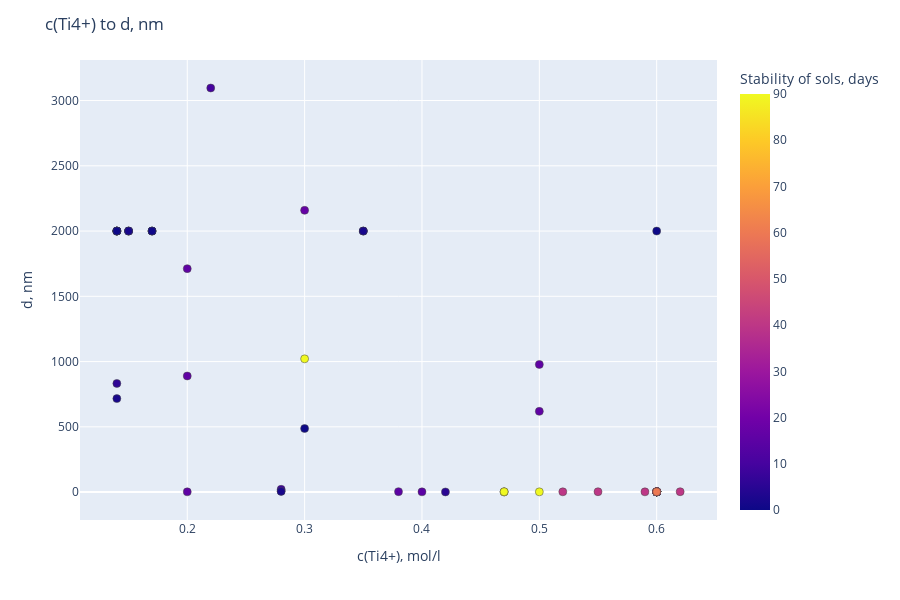

Notebook code cell kept with this figure:
### Code cell
import plotly.express as px

fig = px.scatter(df, x='с(Ti4+), mol/l', y='d, nm', color='Stability of sols, days', hover_data=df.columns, width=900, height=600)

# # Customize aspect
fig.update_traces(marker=dict(size=8, line=dict(width=0.5)), selector=dict(mode='markers')) 
fig.update_layout(title='c(Ti4+) to d, nm', xaxis_title='с(Ti4+), mol/l', yaxis_title='d, nm')
# fig.update_yaxes(scaleanchor = "x", scaleratio = 1)
fig.write_html(artifacts_path + "Plot_c(Ti4+)_to_d,nm.html")
fig.show()

### Figure 1 — Plotly figure (JSON) as saved in the notebook; plotly's stock layout.template omitted (floating-point values rounded to 4 significant figures; data arrays with more than 128 entries replaced by an {"elided": "..."} marker saying what was removed)
{"data": [{"customdata": {"elided": "76x8 mixed values"}, "hovertemplate": "с(Ti4+), mol/l=%{x}<br>d, nm=%{y}<br>Composition mixtures=%{customdata[0]}<br>t, °С=%{customdata[1]}<br>t, min=%{customdata[2]}<br>с(acid), mol/l=%{customdata[3]}<br>ultrasound =%{customdata[4]}<br>Contents, %=%{customdata[5]}<br>Stability of sols, days=%{marker.color}<br>d_categorical=%{customdata[7]}<extra></extra>", "legendgroup": "", "marker": {"color": [16, 16, 90, 60, 16, 16, 16, 2, 0.5, 0.5, 9, 9, 2, 2, 2, 6, 2, 0, 2, 17, 0, 90, 2, 2, 2, 0, 0, 0.5, 0.5, 2, 2, 2, 2, 90, 90, 10, 5, 15, 15, 60, 30, 10, 10, 10, 10, 10, 40, 40, 10, 10, 40, 40, 40, 40, 40, 40, 40, 40, 40, 40, 40, 40, 40, 40, 40, 40, 40, 40, 40, 40, 0, 40, 40, 40, 40, 60], "coloraxis": "coloraxis", "line": {"width": 0.5}, "size": 8, "symbol": "circle"}, "mode": "markers", "name": "", "orientation": "v", "showlegend": false, "type": "scatter", "x": [0.5, 0.5, 0.5, 0.47, 0.2, 0.2, 0.2, 0.14, 0.14, 0.14, 0.28, 0.28, 0.14, 0.14, 0.14, 0.14, 0.14, 0.14, 0.28, 0.3, 0.3, 0.3, 0.35, 0.35, 0.35, 0.17, 0.17, 0.17, 0.17, 0.15, 0.15, 0.15, 0.15, 0.47, 0.47, 0.22, 0.42, 0.4, 0.38, 0.6, 0.6, 0.6, 0.6, 0.6, 0.6, 0.6, 0.6, 0.6, 0.6, 0.6, 0.6, 0.6, 0.6, 0.6, 0.6, 0.6, 0.6, 0.6, 0.6, 0.6, 0.6, 0.6, 0.6, 0.6, 0.6, 0.6, 0.6, 0.6, 0.6, 0.6, 0.6, 0.62, 0.59, 0.55, 0.52, 0.6], "xaxis": "x", "y": [618.5, 978.1, 2, 2.628, 1712, 889.6, 1.7, 2000, 2000, 2000, 8.3, 21.3, 2000, 2000, 2000, 832.4, 716.2, 2000, 5.4, 2159, 487.2, 1021, 2000, 2000, 2000, 2000, 2000, 2000, 2000, 2000, 2000, 2000, 2000, 0.7, 2.628, 3096, 1.11, 1.71, 3.46, 2.03, 2.1, 2.422, 2.101, 2.269, 1.753, 1.332, 2.496, 2.307, 1.878, 2.069, 2.763, 3.219, 1.893, 1.967, 2.122, 1.784, 1.958, 1.938, 2.187, 2.086, 2.176, 2.216, 2.017, 2.255, 2.185, 1.981, 1.762, 2.022, 1.377, 3.304, 2000, 2.9, 1.901, 2.841, 2.162, 2.197], "yaxis": "y"}], "layout": {"coloraxis": {"colorbar": {"title": {"text": "Stability of sols, days"}}, "colorscale": [[0, "#0d0887"], [0.1111, "#46039f"], [0.2222, "#7201a8"], [0.3333, "#9c179e"], [0.4444, "#bd3786"], [0.5556, "#d8576b"], [0.6667, "#ed7953"], [0.7778, "#fb9f3a"], [0.8889, "#fdca26"], [1, "#f0f921"]]}, "height": 600, "legend": {"tracegroupgap": 0}, "margin": {"t": 60}, "title": {"text": "c(Ti4+) to d, nm"}, "width": 900, "xaxis": {"anchor": "y", "autorange": true, "domain": [0, 1], "range": [0.1086, 0.6514], "title": {"text": "с(Ti4+), mol/l"}, "type": "linear"}, "yaxis": {"anchor": "x", "autorange": true, "domain": [0, 1], "range": [-213.8, 3311.0], "title": {"text": "d, nm"}, "type": "linear"}}}
